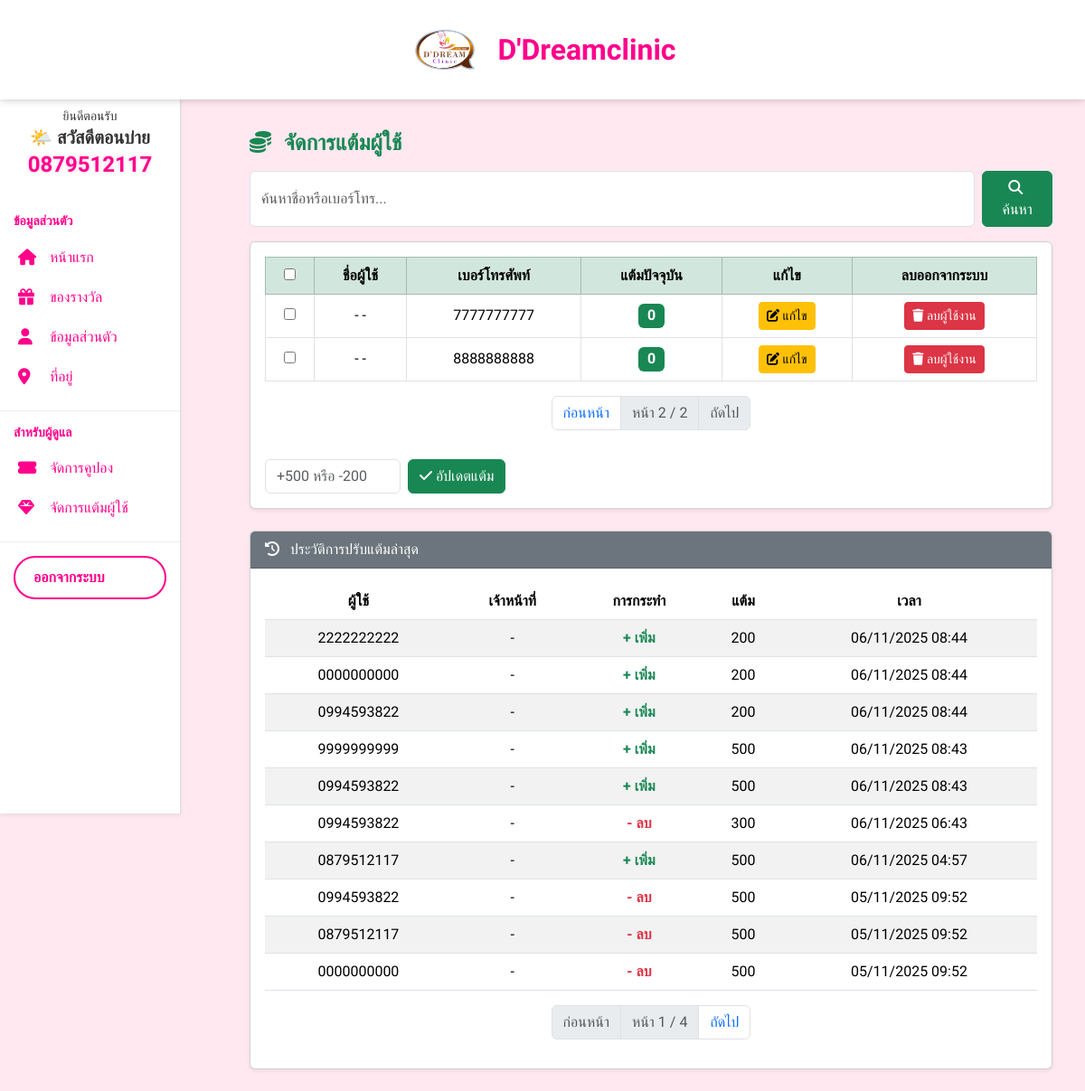
Page /account/adminpanel/points/?user_page=2 (signed in) on the earlier database version.
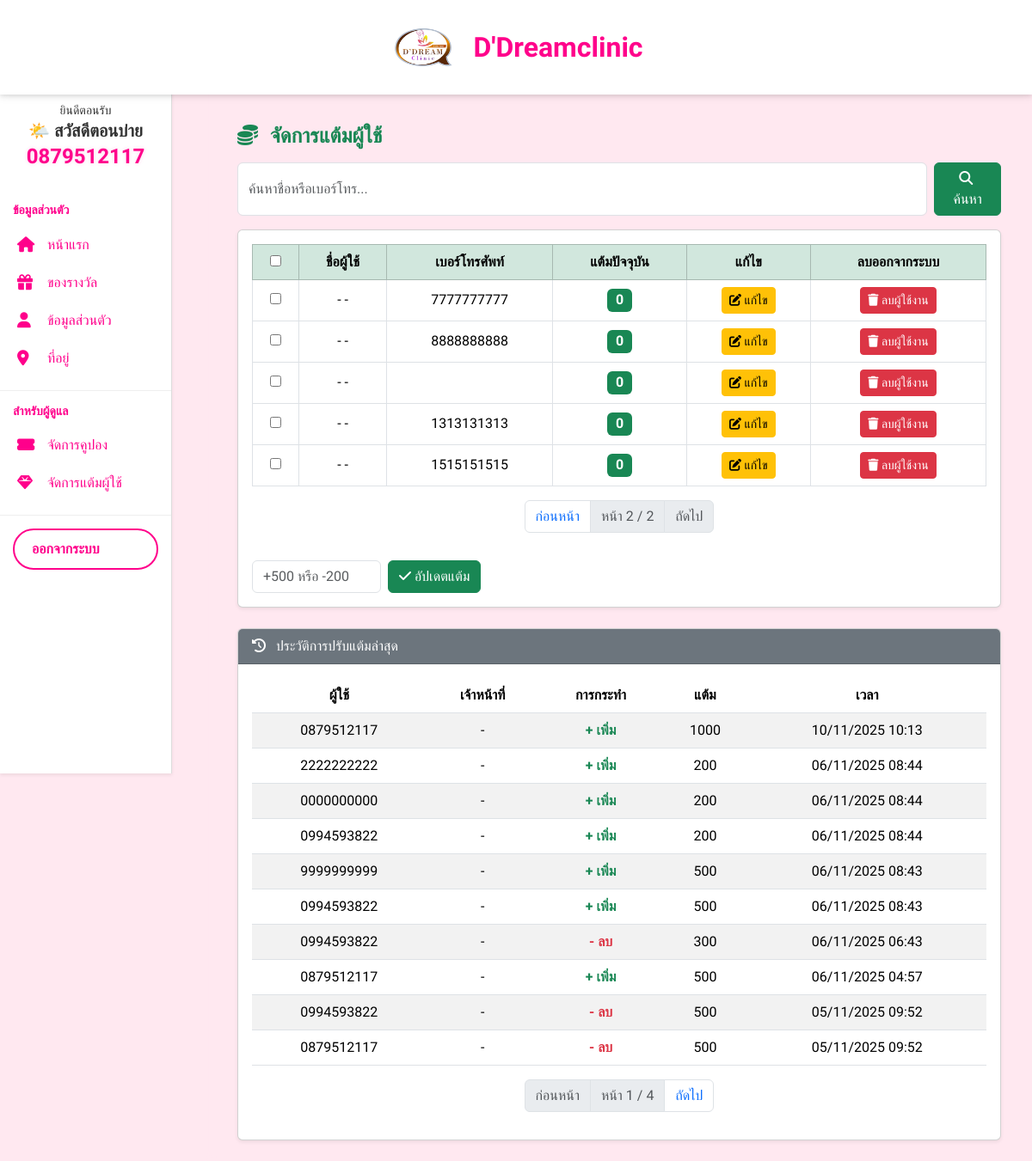
Same page on the later database version.
### account/models.py (models this page shows, shortened)
class Profile(models.Model):
    TITLE_CHOICES = [
        ('นาย', 'นาย'),
        ('นาง', 'นาง'),
        ('นางสาว', 'นางสาว'),
        ('อื่นๆ', 'อื่นๆ'),
    ]
    GENDER_CHOICES = [
        ('ชาย', 'ชาย'),
        ('หญิง', 'หญิง'),
        ('อื่นๆ', 'อื่นๆ'),
    ]
    user = models.OneToOneField(User, on_delete=models.CASCADE)
    title = models.CharField(max_length=20, choices=TITLE_CHOICES, blank=True)
    gender = models.CharField(max_length=10, choices=GENDER_CHOICES, blank=True)
    phone = models.IntegerField(blank=True, null=True)
    points = models.PositiveIntegerField(default=0)
    house_no = models.CharField(max_length=50, blank=True)
    moo = models.CharField(max_length=10, blank=True)
    street = models.CharField(max_length=100, blank=True)
    subdistrict = models.CharField(max_length=100, blank=True)  # แขวง/ตำบล
    district = models.CharField(max_length=100, blank=True)     # เขต/อำเภอ
    province = models.CharField(max_length=100, blank=True)
    postal_code = models.CharField(max_length=10, blank=True)

class User(AbstractUser):
    phone = models.CharField(max_length=10, unique=True)
    username = models.CharField(max_length=150, blank=True, null=True)
    USERNAME_FIELD = 'phone'
    REQUIRED_FIELDS = []

class PointTransaction(models.Model):
    ACTION_CHOICES = [
        ('add', 'เพิ่มแต้ม'),
        ('subtract', 'ลบแต้ม'),
    ]
    staff = models.ForeignKey(settings.AUTH_USER_MODEL, on_delete=models.SET_NULL, null=True, related_name='transactions_made')
    user = models.ForeignKey(settings.AUTH_USER_MODEL, on_delete=models.CASCADE, related_name='transactions_received')
    action = models.CharField(max_length=10, choices=ACTION_CHOICES)
    points = models.IntegerField()
    created_at = models.DateTimeField(auto_now_add=True)

### account/views.py (the view, shortened to what this page needs)
# urls.py: path('adminpanel/points/', views.staff_manage_points, name='adminpanel_manage_points'),
@staff_member_required
def staff_manage_points(request):
    query = request.GET.get("q", "")
    profiles = Profile.objects.select_related("user").order_by("-points")
    if query:
        profiles = profiles.filter(
            Q(user__first_name__icontains=query)
            | Q(user__last_name__icontains=query)
            | Q(user__phone__icontains=query)
        )
    user_paginator = Paginator(profiles, 10)
    user_page_number = request.GET.get("user_page")
    profiles_page = user_paginator.get_page(user_page_number)
    history_qs = PointTransaction.objects.select_related("staff", "user").order_by("-created_at")
    history_paginator = Paginator(history_qs, 10)
    history_page_number = request.GET.get("history_page")
    history_page = history_paginator.get_page(history_page_number)
    context = {
        "profiles": profiles_page,
        "query": query,
        "history": history_page,
    }
    return render(request, "staff/staff_manage_points.html", context)

### templates/staff/staff_manage_points.html (shortened to what the changed rows need)
{% extends 'base/base.html' %}
{% block content %}
<div class="container">
  <form method="post">
    <div class="card shadow-sm mb-4">
      <div class="card-body">
        <table class="table table-hover table-bordered align-middle text-center">
          <thead class="table-success">
            <tr>
              <th><input type="checkbox" id="select-all"></th>
              <th>ชื่อผู้ใช้</th>
              <th>เบอร์โทรศัพท์</th>
              <th>แต้มปัจจุบัน</th>
              <th>แก้ไข</th>
              <th>ลบออกจากระบบ</th>
            </tr>
          </thead>
          <tbody>
            {% for p in profiles %}
            <tr>
              <td><input type="checkbox" name="selected_users" value="{{ p.user.id }}"></td>
              <td>{{ p.user.first_name|default:"-" }} {{ p.user.last_name|default:"-" }}</td>
              <td>{{ p.user.phone }}</td>
              <td><span class="badge bg-success fs-6">{{ p.points }}</span></td>
              <td>
                <a href="{% url 'account:edit_user' p.user.id %}" class="btn btn-warning btn-sm">
                  <i class="fa fa-edit"></i> แก้ไข
                </a>
              </td>
              <td>
                <a href="{% url 'account:delete_user' p.user.id %}" class="btn btn-danger btn-sm"
                  onclick="return confirm('แน่ใจว่าต้องการลบผู้ใช้นี้?');">
                  <i class="fa fa-trash"></i> ลบผู้ใช้งาน
                </a>
              </td>
            </tr>
            {% empty %}
            <tr><td colspan="6" class="text-muted">ยังไม่มีข้อมูลผู้ใช้</td></tr>
            {% endfor %}
          </tbody>
        </table>
      </div>
    </div>
  </form>
  <div class="card shadow-sm">
    <div class="card-body">
      <table class="table table-striped text-center align-middle">
        <thead>
          <tr>
            <th>ผู้ใช้</th>
            <th>เจ้าหน้าที่</th>
            <th>การกระทำ</th>
            <th>แต้ม</th>
            <th>เวลา</th>
          </tr>
        </thead>
        <tbody>
          {% for h in history %}
          <tr>
            <td>{{ h.user.phone }}</td>
            <td>{{ h.staff.username|default:"-" }}</td>
            <td>
              {% if h.action == 'add' %}
              <span class="text-success fw-bold">+ เพิ่ม</span>
              {% else %}
              <span class="text-danger fw-bold">- ลบ</span>
              {% endif %}
            </td>
            <td>{{ h.points }}</td>
            <td>{{ h.created_at|date:"d/m/Y H:i" }}</td>
          </tr>
          {% empty %}
          <tr><td colspan="5" class="text-muted">ยังไม่มีประวัติการปรับแต้ม</td></tr>
          {% endfor %}
        </tbody>
      </table>
    </div>
  </div>
</div>
{% endblock %}

Differences in the rows shown:
no longer on this page (row unchanged): PointTransaction: user.phone "0000000000", staff.username "-", action "- ลบ", points "500", created_at "05/11/2025 09:52"
added Profile: user.first_name "-", user.last_name "-", points "0"
added Profile: user.first_name "-", user.last_name "-", user.phone "1313131313", points "0"
added Profile: user.first_name "-", user.last_name "-", user.phone "1515151515", points "0"
added PointTransaction: user.phone "0879512117", staff.username "-", action "+ เพิ่ม", points "1000", created_at "10/11/2025 10:13"
